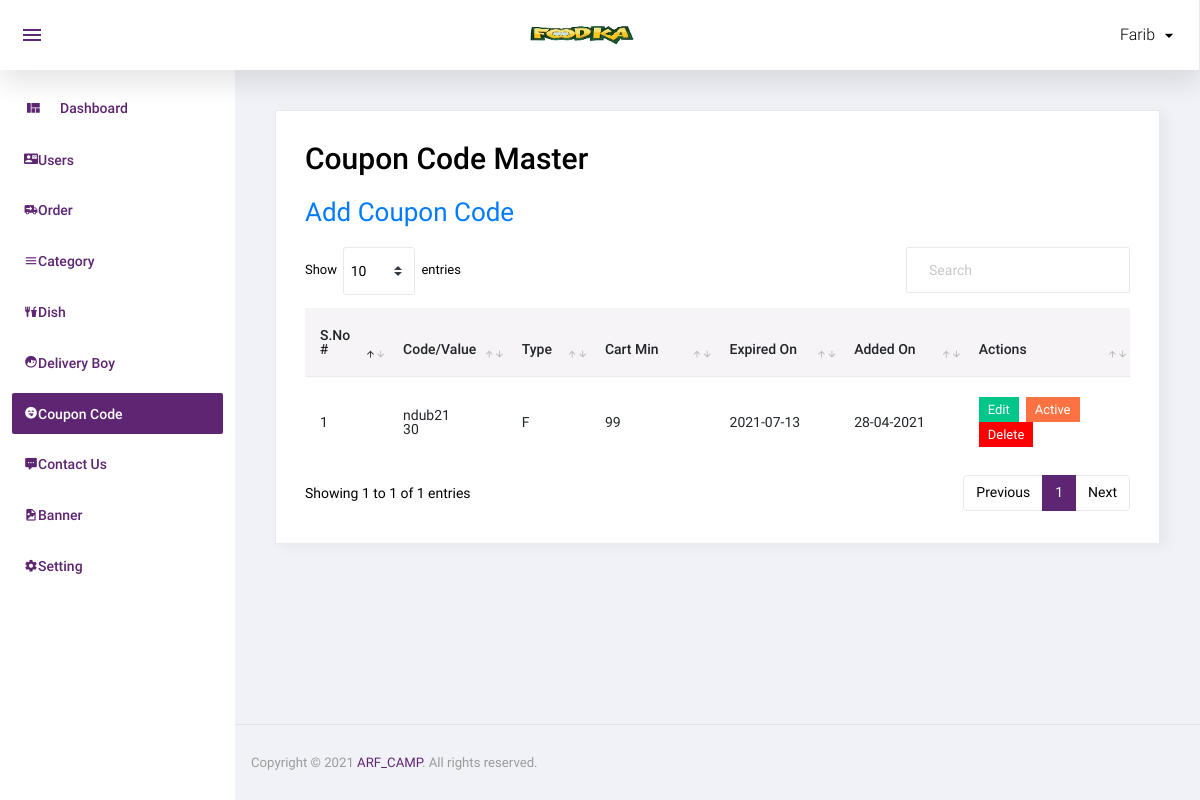
The page /admin/coupon_code.php (signed in) on the database as committed earlier.
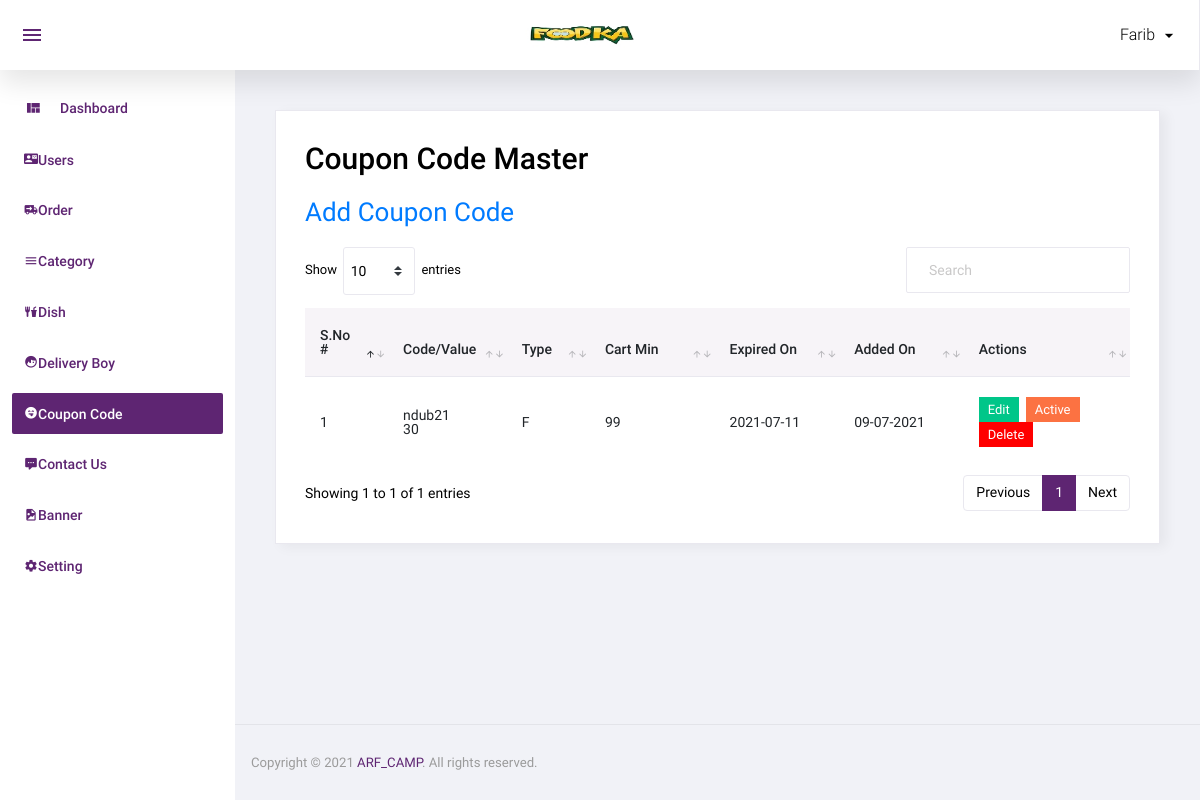
The same page on the database as committed later.
### tables this page shows
CREATE TABLE `coupon_code` (
  `id` int(11) NOT NULL,
  `coupon_code` varchar(20) NOT NULL,
  `coupon_type` enum('P','F') NOT NULL,
  `coupon_value` int(11) NOT NULL,
  `cart_min_value` int(11) NOT NULL,
  `expired_on` date NOT NULL,
  `status` int(11) NOT NULL,
  `added_on` datetime NOT NULL
);

### admin/coupon_code.php (the view, shortened to what this page needs)
<?php
include('top.php');
$sql="select * from coupon_code order by id desc";
$res=mysqli_query($con,$sql);
?>
  <div class="card">
            <div class="card-body">
              <h1 class="grid_title">Coupon Code Master</h1>
			  <a href="manage_coupon_code.php" class="add_link">Add Coupon Code</a>
			  <div class="row grid_box">
                <div class="col-12">
                  <div class="table-responsive">
                    <table id="order-listing" class="table">
                      <thead>
                        <tr>
                            <th width="10%">S.No #</th>
                            <th width="10%">Code/Value</th>
                            <th width="10%">Type</th>
							<th width="15%">Cart Min</th>
							<th width="15%">Expired On</th>
							<th width="15%">Added On</th>
                            <th width="20%">Actions</th>
                        </tr>
                      </thead>
                      <tbody>
                        <?php if(mysqli_num_rows($res)>0){
						$i=1;
						while($row=mysqli_fetch_assoc($res)){
						?>
						<tr>
                            <td><?php echo $i?></td>
                            <td><?php echo $row['coupon_code']?><br/>
							<?php echo $row['coupon_value']?></td>
							<td><?php echo $row['coupon_type']?></td>
							<td><?php echo $row['cart_min_value']?></td>
							<td>
							<?php
							if($row['expired_on']=='0000-00-00'){
							}else{
								echo $row['expired_on'];
							}
							?>
							</td>
							<td>
							<?php
							$dateStr=strtotime($row['added_on']);
							echo date('d-m-Y',$dateStr);
							?>
							</td>
							<td>
								<a href="manage_coupon_code.php?id=<?php echo $row['id']?>"><label class="badge badge-success hand_cursor">Edit</label></a>&nbsp;
								<?php
								if($row['status']==1){
								?>
								<a href="?id=<?php echo $row['id']?>&type=deactive"><label class="badge badge-danger hand_cursor">Active</label></a>
								<?php
								}else{
								?>
								<a href="?id=<?php echo $row['id']?>&type=active"><label class="badge badge-info hand_cursor">Deactive</label></a>
								<?php
								}
								?>
								<a href="?id=<?php echo $row['id']?>&type=delete"><label class="badge badge-danger delete_red hand_cursor">Delete</label></a>
							</td>
                        </tr>
                        <?php
						$i++;
						} } else { ?>
						<tr>
							<td colspan="5">No data found</td>
						</tr>
						<?php } ?>
                      </tbody>
                    </table>
                  </div>
				</div>
              </div>
            </div>
          </div>
<?php include('footer.php');?>

Rows that differ between the two databases and show on the page:
changed coupon_code "ndub21": expired_on "2021-07-13" → "2021-07-11"; added_on "28-04-2021" → "09-07-2021"
